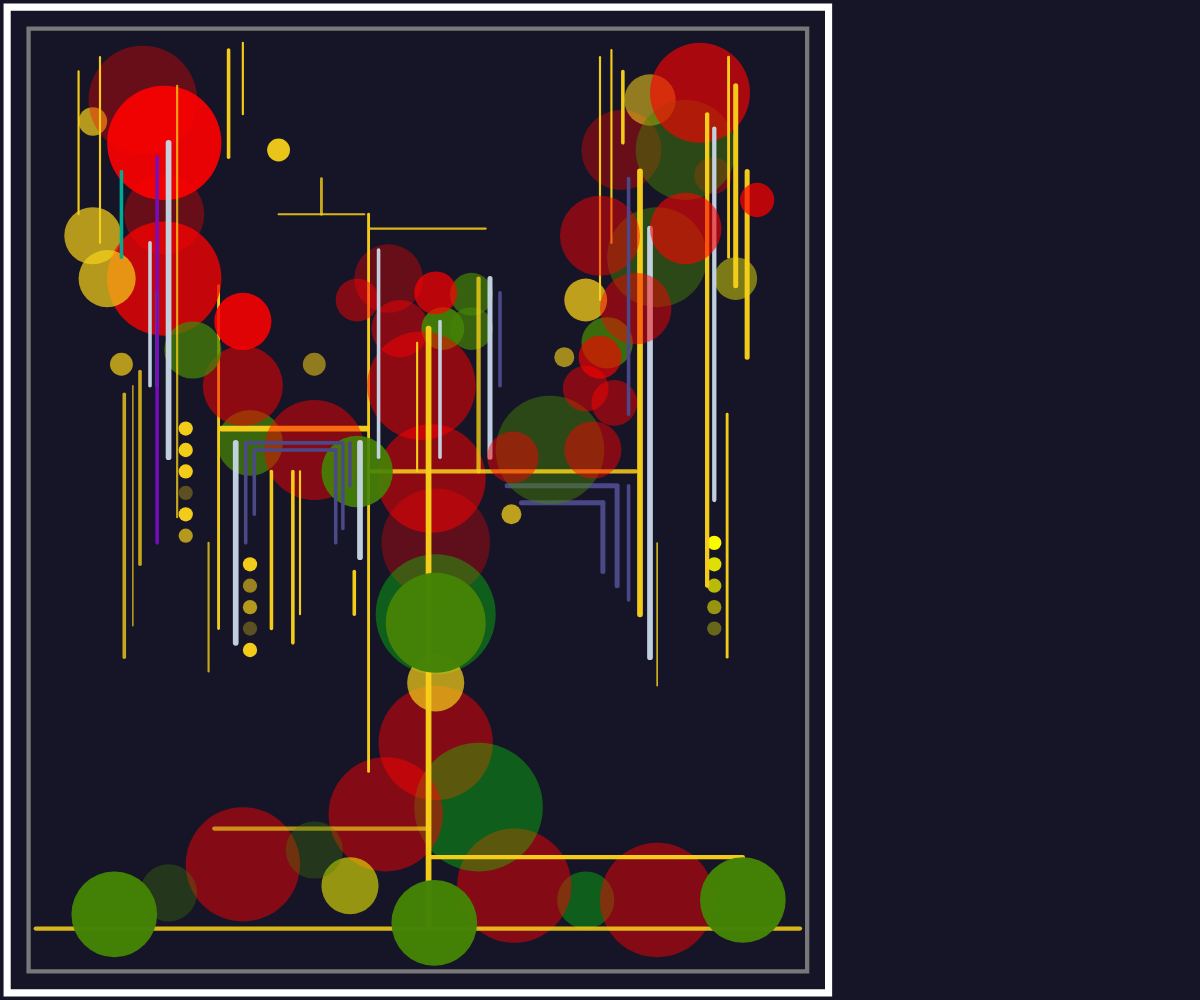
Frame 1 (no input)
Frame 60 (no input): identical to frame 1, image omitted
Frame 120 (the mouse pressed at the canvas centre since frame 60): identical to frame 1, image omitted

The p5.js sketch that drew this single still picture (run headless with seeded random() and noise() and a simulated clock; from frame 60 on, the mouse is pressed at the canvas centre):

// p5.js sketch
// ── sketch.js
let elements = [];
let scaleFactor = 1;
let linesColorChanging = false; // 控制线条颜色变化的状态
let colorChangeFrameInterval = 15; // 控制颜色变化速度的帧数间隔
let frameCounter = 0; // 计数器

function setup() {
  createCanvas(windowWidth, windowHeight);
  scaleFactor = min(windowWidth / 600, windowHeight / 700);
  background(22, 21, 39);

  // 初始化所有元素
  elements = [
    new Circle(280, 230, 20, color(255, 0, 0, 120)),
    new Circle(310, 230, 15, color(69, 131, 6, 230)),
    new Circle(272, 195, 24, color(255, 0, 0, 90)),
    new Circle(195, 105, 8, color(247, 208, 26, 240)),
    new Circle(220, 255, 8, color(247, 208, 26, 140)),
    new Circle(85, 255, 8, color(247, 208, 26, 180)),
    new Circle(65, 85, 10, color(247, 208, 26, 180)),
    new Circle(65, 165, 20, color(247, 208, 26, 180)),
    new Circle(130, 300, 5, color(247, 208, 26, 250)),
    new Circle(130, 315, 5, color(247, 208, 26, 250)),
    new Circle(130, 330, 5, color(247, 208, 26, 250)),
    new Circle(130, 345, 5, color(247, 208, 26, 80)),
    new Circle(130, 360, 5, color(247, 208, 26, 250)),
    new Circle(130, 375, 5, color(247, 208, 26, 180)),
    new Circle(175, 395, 5, color(247, 208, 26, 250)),
    new Circle(175, 410, 5, color(247, 208, 26, 150)),
    new Circle(175, 425, 5, color(247, 208, 26, 180)),
    new Circle(175, 440, 5, color(247, 208, 26, 80)),
    new Circle(175, 455, 5, color(247, 208, 26, 250)),
    new Circle(175, 310, 23, color(69, 131, 6, 190)),
    new Circle(330, 230, 15, color(69, 131, 6, 180)),
    new Circle(330, 206, 15, color(69, 131, 6, 180)),
    new Circle(302, 335, 38, color(255, 0, 0, 130)),
    new Circle(305, 380, 38, color(255, 0, 0, 80)),
    new Circle(305, 430, 42, color(0, 255, 0, 80)),
    new Circle(410, 630, 20, color(0, 255, 0, 80)),
    new Circle(360, 620, 40, color(255, 0, 0, 120)),
    new Circle(460, 630, 40, color(255, 0, 0, 120)),
    new Circle(305, 520, 40, color(255, 0, 0, 120)),
    new Circle(335, 565, 45, color(0, 255, 0, 80)),
    new Circle(270, 570, 40, color(255, 0, 0, 120)),
    new Circle(305, 478, 20, color(247, 208, 26, 180)),
    new Circle(499, 123, 13, color(255, 0, 0, 90)),
    new Circle(435, 105, 28, color(255, 0, 0, 90)),
    new Circle(455, 70, 18, color(247, 208, 26, 140)),
    new Circle(480, 105, 35, color(69, 131, 6, 120)),
    new Circle(490, 65, 35, color(255, 0, 0, 160)),
    new Circle(410, 210, 15, color(247, 208, 26, 190)),
    new Line(432, 340, 432, 410, color(75, 73, 138, 250), 3.5),
    new Line(422, 352, 422, 400, color(75, 73, 138, 250), 3.5),
    new Line(365, 352, 422, 352, color(75, 73, 138, 250), 3.5),
    new Line(355, 340, 430, 340, color(75, 73, 138, 250), 3.5),
    new Circle(395, 250, 7, color(247, 208, 26, 160)),
    new Circle(358, 360, 7, color(247, 208, 26, 190)),
    new Circle(460, 180, 35, color(69, 131, 6, 120)),
    new Circle(425, 240, 18, color(69, 131, 6, 200)),
    new Circle(385, 315, 38, color(69, 131, 6, 120)),
    new Circle(515, 195, 15, color(255, 255, 0, 110)),
    new Circle(500, 380, 5, color(255, 255, 0, 250)),
    new Circle(500, 395, 5, color(255, 255, 0, 220)),
    new Circle(500, 410, 5, color(255, 255, 0, 180)),
    new Circle(500, 425, 5, color(255, 255, 0, 140)),
    new Circle(500, 440, 5, color(255, 255, 0, 90)),
    new Circle(245, 620, 20, color(255, 255, 0, 140)),
    new Circle(170, 605, 40, color(255, 0, 0, 120)),
    new Line(260, 330, 445, 330, color(247, 208, 26, 220), 3),
    new Line(155, 300, 257, 300, color(247, 208, 26, 250), 4),
    new Line(195, 150, 255, 150, color(247, 208, 26, 220), 1.5),
    new Line(259, 160, 340, 160, color(247, 208, 26, 220), 1.5),
    new Line(150, 580, 300, 580, color(247, 208, 26, 170), 3),
    new Line(258, 150, 258, 540, color(247, 208, 26, 250), 2),
    new Line(153, 200, 153, 440, color(247, 208, 26, 250), 2),
    new Circle(305, 205, 15, color(255, 0, 0, 180)),
    new Circle(250, 210, 15, color(255, 0, 0, 120)),
    new Circle(220, 315, 35, color(255, 0, 0, 120)),
    new Circle(170, 270, 28, color(255, 0, 0, 130)),
    new Circle(115, 150, 28, color(255, 0, 0, 90)),
    new Circle(100, 70, 38, color(255, 0, 0, 90)),
    new Circle(115, 100, 40, color(255, 0, 0, 230)),
    new Circle(115, 195, 40, color(255, 0, 0, 190)),
    new Circle(75, 195, 20, color(247, 208, 26, 180)),
    new Circle(135, 245, 20, color(69, 131, 6, 190)),
    new Circle(250, 330, 25, color(69, 131, 6, 230)),
    new Circle(295, 270, 38, color(255, 0, 0, 130)),
    new Circle(170, 225, 20, color(255, 0, 0, 220)),
    new Line(335, 195, 335, 330, color(247, 208, 26, 200), 3),
    new Line(225, 125, 225, 150, color(247, 208, 26, 200), 2),
    new Line(124, 60, 124, 362, color(247, 208, 26, 200), 1.5),
    new Line(98, 260, 98, 395, color(247, 208, 26, 200), 2.5),
    new Line(93, 270, 93, 438, color(247, 208, 26, 200), 1),
    new Line(87, 276, 87, 460, color(247, 208, 26, 200), 2.5),
    new Line(146, 380, 146, 470, color(247, 208, 26, 200), 1.5),
    new Line(165, 310, 165, 450, color(196, 212, 227, 250), 4),
    new Line(172, 310, 172, 380, color(75, 73, 138, 250), 2.5),
    new Line(178, 315, 178, 360, color(75, 73, 138, 250), 2.5),
    new Line(235, 315, 235, 380, color(75, 73, 138, 250), 2.5),
    new Line(240, 310, 240, 370, color(75, 73, 138, 250), 2.5),
    new Line(180, 315, 235, 315, color(75, 73, 138, 250), 2.5),
    new Line(174, 310, 238, 310, color(75, 73, 138, 250), 2.5),
    new Line(245, 310, 245, 340, color(75, 73, 138, 250), 2.5),
    new Line(252, 310, 252, 390, color(196, 212, 227, 250), 4),
    new Line(248, 400, 248, 430, color(247, 208, 26, 250), 2.5),
    new Line(190, 330, 190, 440, color(247, 208, 26, 250), 2.5),
    new Line(205, 330, 205, 450, color(247, 208, 26, 250), 2.5),
    new Line(210, 330, 210, 430, color(247, 208, 26, 250), 1.5),
    new Line(55, 50, 55, 150, color(247, 208, 26, 250), 1.5),
    new Line(70, 40, 70, 170, color(247, 208, 26, 250), 1.5),
    new Line(160, 35, 160, 110, color(247, 208, 26, 250), 2.5),
    new Line(170, 30, 170, 80, color(247, 208, 26, 250), 1.5),
    new Line(292, 240, 292, 330, color(247, 208, 26, 250), 1.5),
    new Line(420, 40, 420, 210, color(247, 208, 26, 250), 1.5),
    new Line(428, 35, 428, 170, color(247, 208, 26, 250), 1.5),
    new Line(436, 50, 436, 100, color(247, 208, 26, 250), 2.5),
    new Line(448, 120, 448, 430, color(247, 208, 26, 250), 4),
    new Line(495, 80, 495, 410, color(247, 208, 26, 250), 3),
    new Line(509, 290, 509, 460, color(247, 208, 26, 250), 2),
    new Line(460, 380, 460, 480, color(247, 208, 26, 250), 1),
    new Line(510, 40, 510, 180, color(247, 208, 26, 250), 2),
    new Line(515, 60, 515, 200, color(247, 208, 26, 250), 3.5),
    new Line(523, 120, 523, 250, color(247, 208, 26, 250), 3.5),
    new Line(500, 90, 500, 350, color(196, 212, 227, 250), 3),
    new Line(455, 160, 455, 460, color(196, 212, 227, 250), 4),
    new Line(343, 195, 343, 320, color(196, 212, 227, 250), 3.5),
    new Line(265, 175, 265, 320, color(196, 212, 227, 250), 2.5),
    new Line(308, 225, 308, 320, color(196, 212, 227, 250), 2.5),
    new Line(118, 100, 118, 320, color(196, 212, 227, 250), 4),
    new Line(110, 205, 110, 270, color(2, 173, 150, 250), 2.5),
    new Line(85, 120, 85, 180, color(2, 173, 150, 250), 2.5),
    new Line(110, 110, 110, 380, color(120, 13, 190, 250), 2.5),
    new Line(105, 170, 105, 270, color(196, 212, 227, 250), 2.5),
    new Line(350, 205, 350, 270, color(75, 73, 138, 250), 2.5),
    new Circle(415, 315, 20, color(255, 0, 0, 120)),
    new Circle(410, 272, 16, color(255, 0, 0, 120)),
    new Circle(430, 282, 16, color(255, 0, 0, 120)),
    new Circle(420, 250, 15, color(255, 0, 0, 160)),
    new Circle(359, 320, 18, color(255, 0, 0, 120)),
    new Circle(445, 216, 25, color(255, 0, 0, 120)),
    new Circle(420, 165, 28, color(255, 0, 0, 120)),
    new Circle(480, 160, 25, color(255, 0, 0, 150)),
    new Circle(530, 140, 12, color(255, 0, 0, 180)),
    new Line(440, 125, 440, 290, color(75, 73, 138, 250), 2.5),
    new Line(440, 340, 440, 420, color(75, 73, 138, 250), 2.5),
    new Line(300, 230, 300, 650, color(247, 208, 26, 250), 4),
    new Line(300, 600, 520, 600, color(247, 208, 26, 250), 3),
    new Line(25, 650, 560, 650, color(247, 208, 26, 220), 3),
    new Circle(80, 640, 30, color(69, 131, 6, 250)),
    new Circle(305, 436, 35, color(69, 131, 6, 250)),
    new Circle(304, 646, 30, color(69, 131, 6, 250)),
    new Circle(520, 630, 30, color(69, 131, 6, 250)),
    new Circle(118, 625, 20, color(69, 131, 6, 80)),
    new Circle(220, 595, 20, color(69, 131, 6, 80))
  ];

  drawElements();
}

function drawElements() {
  background(22, 21, 39); 
  stroke(255); 
  strokeWeight(5 * scaleFactor); 
  noFill(); 
  rect(5 * scaleFactor, 5 * scaleFactor, (600 - 25) * scaleFactor, (700 - 10) * scaleFactor);
  stroke(120); 
  strokeWeight(3 * scaleFactor); 
  noFill(); 
  rect(20 * scaleFactor, 20 * scaleFactor, (600 - 55) * scaleFactor, (700 - 40) * scaleFactor);

  for (let element of elements) {
    element.draw(scaleFactor);
    if (linesColorChanging && element instanceof Line) {
      if (frameCount % 10 === 0) {
        element.changeColor(color(random(138), random(43), random(180)));
      }
    }
  }
}

function windowResized() {
  resizeCanvas(windowWidth, windowHeight); 
  scaleFactor = min(windowWidth / 600, windowHeight / 700);
  drawElements();
}

class Circle {
  constructor(x, y, radius, color) {
    this.x = x;
    this.y = y;
    this.radius = radius;
    this.color = color; 
  }

  draw(scaleFactor) {
    fill(this.color);  
    noStroke();   
    ellipse(this.x * scaleFactor, this.y * scaleFactor, this.radius * 2 * scaleFactor); 
  }

  isMouseInside() {
    let d = dist(mouseX, mouseY, this.x * scaleFactor, this.y * scaleFactor);
    return d < this.radius * scaleFactor;
  }

  changeColor(newColor) {
    this.color = newColor;
  }
}

class Line {
  constructor(x1, y1, x2, y2, color, weight) {
    this.x1 = x1;
    this.y1 = y1;
    this.x2 = x2;
    this.y2 = y2;
    this.color = color;
    this.weight = weight;
  }

  draw(scaleFactor) {
    stroke(this.color);
    strokeWeight(this.weight * scaleFactor);
    line(this.x1 * scaleFactor, this.y1 * scaleFactor, this.x2 * scaleFactor, this.y2 * scaleFactor);
  }

  changeColor(newColor) {
    this.color = newColor;
  }
}

function draw() {
  drawElements();

  // 控制颜色变化的频率
  frameCounter++;
  if (frameCounter >= colorChangeFrameInterval) {
    for (let i = 0; i < elements.length; i++) {
      if (elements[i] instanceof Circle && elements[i].isMouseInside()) {
        elements[i].changeColor(color(random(138), random(43), random(180), 150));
      }
    }
    frameCounter = 0; // 重置计数器
  }
}

function keyPressed() {
  if (key === ' ') {
    linesColorChanging = !linesColorChanging; // 使用空格键控制线条颜色变化
  }
}
